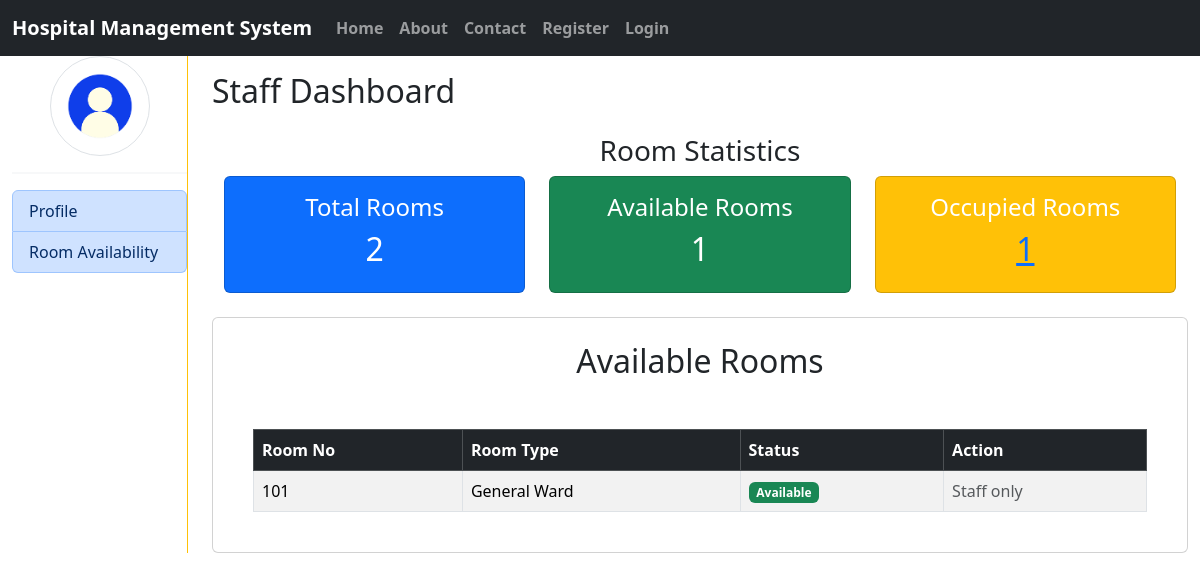
Before: /hms_staff/Available_Rooms/ with the older database file.
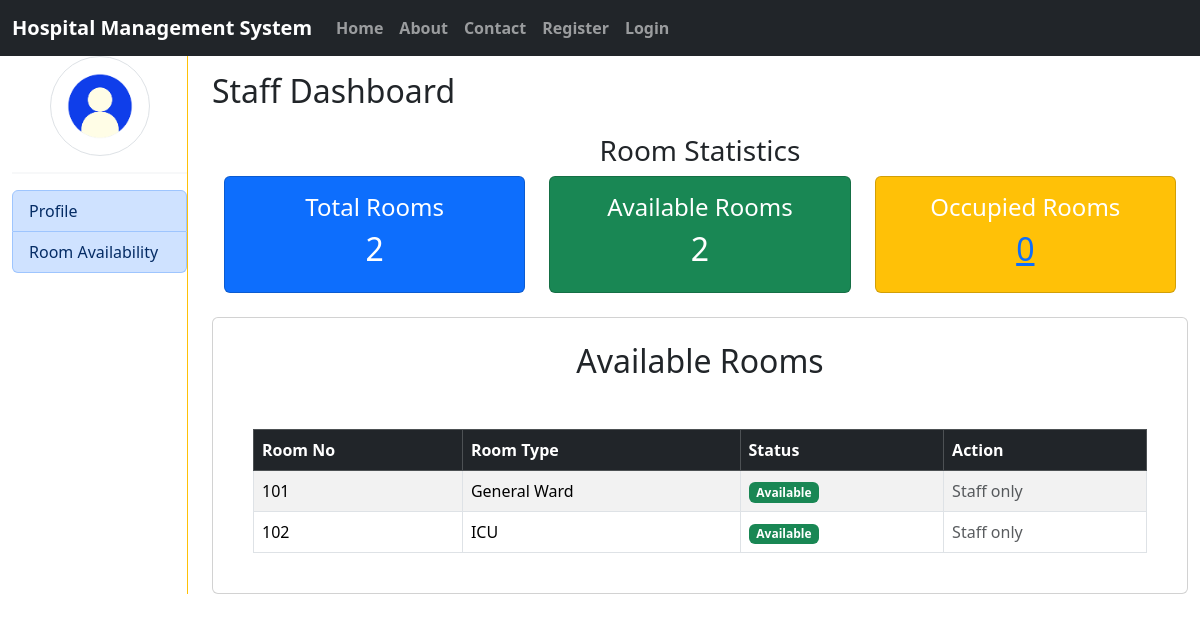
After: the same page with the newer database file.
### hms/models.py (models this page shows, shortened)
class Room(models.Model):
    Room_ID = models.AutoField(primary_key=True)
    P_ID = models.ForeignKey(Patient,on_delete=models.SET_NULL, null=True, blank=True)
    Room_no = models.IntegerField()
    Room_type = models.CharField(choices=room_choice, max_length=200)
    status = models.CharField(choices=room_status,max_length=100)

### hms_staff/views.py (the view)
# urls.py: path('Available_Rooms/', views.Available_Rooms,name='Available_Rooms'),
def Available_Rooms(request):
    total_rooms = Room.objects.count()
    available_rooms = Room.objects.filter(status='available').count()
    occupied_rooms = Room.objects.filter(status='occupied').count()
    rooms = Room.objects.filter(status='available')
    patients = Patient.objects.all()  # Fetch all patients
    staff = None
    if request.user.is_authenticated:
        try:
            staff = Staff.objects.get(user=request.user)
        except Staff.DoesNotExist:
            pass
    context = {
        'total_rooms': total_rooms,
        'available_rooms': available_rooms,
        'occupied_rooms': occupied_rooms,
        'rooms': rooms,
        'staff': staff,
        'patients': patients,  # Pass patients to the template
    }
    return render(request, 'hms_staff/room_availability.html', context)

### hms_staff/templates/hms_staff/room_availability.html (shortened to what this page needs)
{% extends 'hms_staff/staff_index.html' %}
{% load static %}
{% block staff %}
<div>
    <h2>Staff Dashboard</h2>
    <div class="container my-4">
        <h3 class="text-center">Room Statistics</h3>
        <div class="row text-center">
            <div class="col-md-4">
                <div class="card bg-primary text-white p-3">
                    <h4>Total Rooms</h4>
                    <h2>{{ total_rooms }}</h2>
                </div>
            </div>
            <div class="col-md-4">
                <div class="card bg-success text-white p-3">
                    <h4>Available Rooms</h4>
                    <h2>{{ available_rooms }}</h2>
                </div>
            </div>
            <div class="col-md-4">
                <div class="card bg-warning text-white p-3">
                    <h4>Occupied Rooms</h4>
                    <h2><a href="{% url 'Occupied_Rooms' %}">{{ occupied_rooms }}</a></h2>
                </div>
            </div>
        </div>
    </div>
    <div class="container card">
        <div class="card-body my-2">
            <h2 class="text-center">Available Rooms</h2>
            <div class="container mt-5 table-responsive">
                <table class="table table-bordered table-striped">
                    <thead class="table-dark">
                        <tr>
                            <th>Room No</th>
                            <th>Room Type</th>
                            <th>Status</th>
                            <th>Action</th>
                        </tr>
                    </thead>
                    <tbody>
                        {% for room in rooms %}
                        <tr>
                            <td>{{ room.Room_no }}</td>
                            <td>{{ room.Room_type }}</td>
                            <td>
                                {% if room.status == 'available' %}
                                    <span class="badge bg-success">Available</span>
                                {% else %}
                                    <span class="badge bg-danger">Occupied</span>
                                {% endif %}
                            </td>
                            <td>
                                {% if room.status == 'available' %}
                                    {% if staff %}
                                        <form method="POST" action="{% url 'book_room' room.Room_ID %}">
                                            {% csrf_token %}
                                            <select name="patient_id" class="form-control">
                                                {% for patient in patients %}
                                                    <option value="{{ patient.P_ID }}">{{ patient.P_Name }}</option>
                                                {% endfor %}
                                            </select>
                                            <button type="submit" class="btn btn-primary mt-2">Book</button>
                                        </form>
                                    {% else %}
                                        <span class="text-muted">Staff only</span>
                                    {% endif %}
                                {% else %}
                                    <span class="text-muted">N/A</span>
                                {% endif %}
                            </td>
                        </tr>
                        {% empty %}
                        <tr>
                            <td colspan="4" class="text-center text-danger">No rooms available</td>
                        </tr>
                        {% endfor %}
                    </tbody>
                </table>
            </div>
        </div>
    </div>
</div>
{% endblock staff %}

Changed rows visible on the page:
now on this page (row edited): Room: Room_no "102", Room_type "ICU", status "Available"
Other visible differences:
{{ available_rooms }}: "1" → "2"
{{ occupied_rooms }}: "1" → "0"
